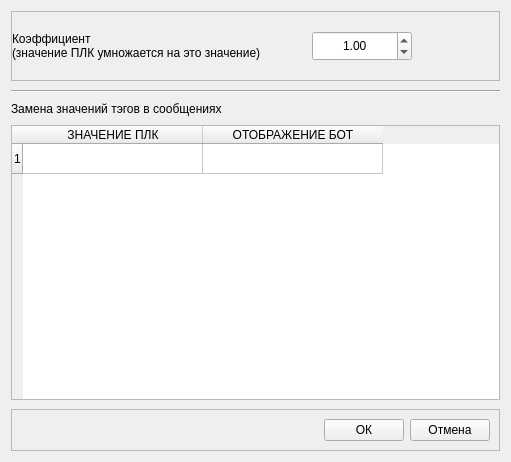
<?xml version="1.0" encoding="UTF-8"?>
<ui version="4.0">
 <class>OPCTagPostProcessingWidget</class>
 <widget class="QWidget" name="OPCTagPostProcessingWidget">
  <property name="windowModality">
   <enum>Qt::WindowModality::WindowModal</enum>
  </property>
  <property name="geometry">
   <rect>
    <x>0</x>
    <y>0</y>
    <width>511</width>
    <height>462</height>
   </rect>
  </property>
  <property name="sizePolicy">
   <sizepolicy hsizetype="Expanding" vsizetype="Expanding">
    <horstretch>0</horstretch>
    <verstretch>0</verstretch>
   </sizepolicy>
  </property>
  <property name="minimumSize">
   <size>
    <width>0</width>
    <height>0</height>
   </size>
  </property>
  <property name="windowTitle">
   <string>Обработка значений тэгов</string>
  </property>
  <layout class="QVBoxLayout" name="verticalLayout">
   <property name="spacing">
    <number>9</number>
   </property>
   <item>
    <widget class="QFrame" name="frame">
     <property name="sizePolicy">
      <sizepolicy hsizetype="Expanding" vsizetype="Minimum">
       <horstretch>0</horstretch>
       <verstretch>0</verstretch>
      </sizepolicy>
     </property>
     <property name="minimumSize">
      <size>
       <width>0</width>
       <height>70</height>
      </size>
     </property>
     <property name="frameShape">
      <enum>QFrame::Shape::StyledPanel</enum>
     </property>
     <property name="frameShadow">
      <enum>QFrame::Shadow::Raised</enum>
     </property>
     <layout class="QHBoxLayout" name="horizontalLayout" stretch="1,1,3">
      <property name="spacing">
       <number>0</number>
      </property>
      <property name="leftMargin">
       <number>0</number>
      </property>
      <property name="topMargin">
       <number>0</number>
      </property>
      <property name="bottomMargin">
       <number>0</number>
      </property>
      <item>
       <widget class="QLabel" name="label">
        <property name="sizePolicy">
         <sizepolicy hsizetype="Expanding" vsizetype="Minimum">
          <horstretch>0</horstretch>
          <verstretch>0</verstretch>
         </sizepolicy>
        </property>
        <property name="minimumSize">
         <size>
          <width>300</width>
          <height>0</height>
         </size>
        </property>
        <property name="text">
         <string>Коэффициент 
(значение ПЛК умножается на это значение)</string>
        </property>
        <property name="scaledContents">
         <bool>false</bool>
        </property>
       </widget>
      </item>
      <item>
       <widget class="QDoubleSpinBox" name="dsbGainValue">
        <property name="sizePolicy">
         <sizepolicy hsizetype="Expanding" vsizetype="Fixed">
          <horstretch>0</horstretch>
          <verstretch>0</verstretch>
         </sizepolicy>
        </property>
        <property name="minimumSize">
         <size>
          <width>100</width>
          <height>30</height>
         </size>
        </property>
        <property name="maximumSize">
         <size>
          <width>120</width>
          <height>16777215</height>
         </size>
        </property>
        <property name="alignment">
         <set>Qt::AlignmentFlag::AlignCenter</set>
        </property>
        <property name="minimum">
         <double>-100000.000000000000000</double>
        </property>
        <property name="maximum">
         <double>100000.000000000000000</double>
        </property>
        <property name="value">
         <double>1.000000000000000</double>
        </property>
       </widget>
      </item>
      <item>
       <spacer name="horizontalSpacer">
        <property name="orientation">
         <enum>Qt::Orientation::Horizontal</enum>
        </property>
        <property name="sizeHint" stdset="0">
         <size>
          <width>40</width>
          <height>20</height>
         </size>
        </property>
       </spacer>
      </item>
     </layout>
    </widget>
   </item>
   <item>
    <widget class="Line" name="line">
     <property name="orientation">
      <enum>Qt::Orientation::Horizontal</enum>
     </property>
    </widget>
   </item>
   <item>
    <widget class="QLabel" name="label_2">
     <property name="text">
      <string>Замена значений тэгов в сообщениях</string>
     </property>
    </widget>
   </item>
   <item>
    <widget class="QTableWidget" name="twSubstituteValue">
     <property name="selectionMode">
      <enum>QAbstractItemView::SelectionMode::SingleSelection</enum>
     </property>
     <property name="sortingEnabled">
      <bool>true</bool>
     </property>
     <property name="rowCount">
      <number>1</number>
     </property>
     <attribute name="horizontalHeaderMinimumSectionSize">
      <number>32</number>
     </attribute>
     <attribute name="horizontalHeaderDefaultSectionSize">
      <number>180</number>
     </attribute>
     <row/>
     <column>
      <property name="text">
       <string>ЗНАЧЕНИЕ ПЛК</string>
      </property>
     </column>
     <column>
      <property name="text">
       <string>ОТОБРАЖЕНИЕ БОТ</string>
      </property>
     </column>
    </widget>
   </item>
   <item>
    <widget class="QFrame" name="frame_2">
     <property name="frameShape">
      <enum>QFrame::Shape::StyledPanel</enum>
     </property>
     <property name="frameShadow">
      <enum>QFrame::Shadow::Raised</enum>
     </property>
     <layout class="QHBoxLayout" name="horizontalLayout_2">
      <item>
       <spacer name="horizontalSpacer_2">
        <property name="orientation">
         <enum>Qt::Orientation::Horizontal</enum>
        </property>
        <property name="sizeHint" stdset="0">
         <size>
          <width>308</width>
          <height>20</height>
         </size>
        </property>
       </spacer>
      </item>
      <item>
       <widget class="QPushButton" name="pbOK">
        <property name="text">
         <string>ОК</string>
        </property>
       </widget>
      </item>
      <item>
       <widget class="QPushButton" name="pbCancel">
        <property name="text">
         <string>Отмена</string>
        </property>
       </widget>
      </item>
     </layout>
    </widget>
   </item>
  </layout>
 </widget>
 <resources/>
 <connections/>
</ui>
